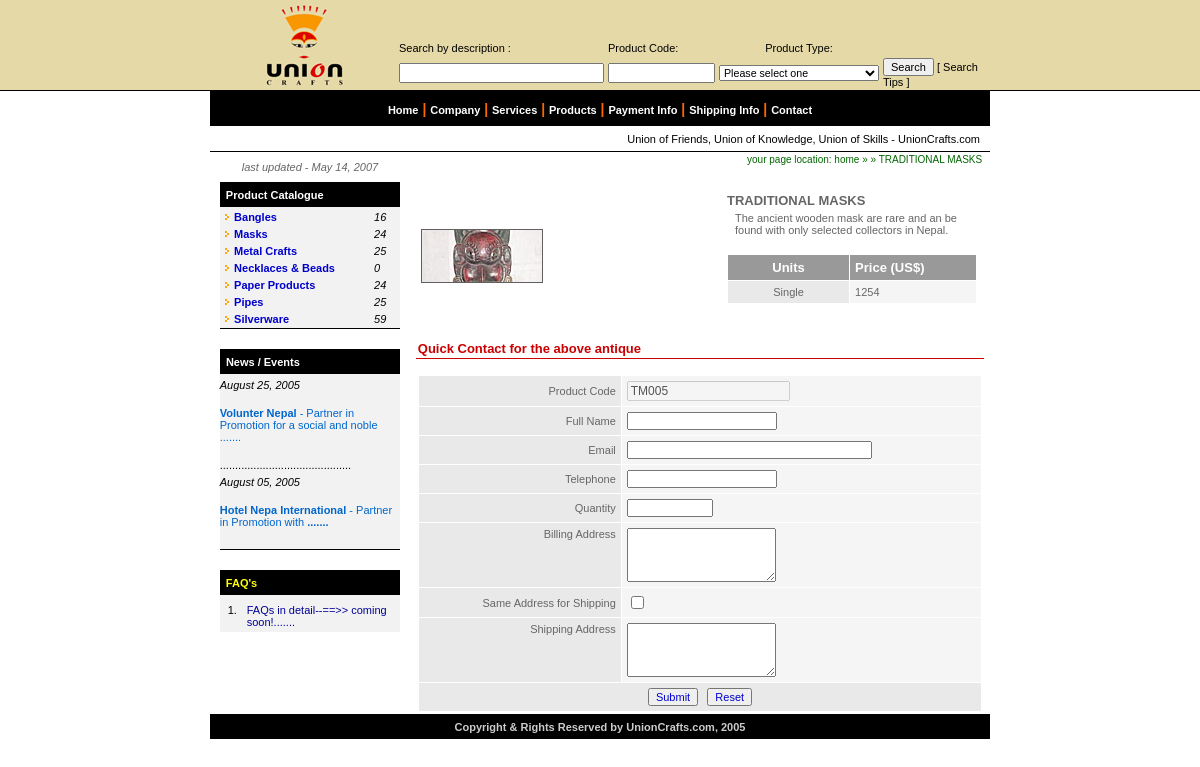
/antiques.php?product_id=TM005, run on the app's committed database.
### tables this page shows
CREATE TABLE IF NOT EXISTS `tbl_category` (
  `category_id` int(12) NOT NULL auto_increment,
  `cat_name` varchar(255) NOT NULL default '',
  `description` text NOT NULL,
  PRIMARY KEY  (`category_id`),
  UNIQUE KEY `category_id` (`category_id`),
  KEY `category_id_2` (`category_id`)
);

CREATE TABLE IF NOT EXISTS `tbl_news` (
  `news_id` int(12) NOT NULL auto_increment,
  `news_posted_on` date NOT NULL default '0000-00-00',
  `news_in_detail` text NOT NULL,
  PRIMARY KEY  (`news_id`),
  UNIQUE KEY `news_id` (`news_id`),
  KEY `news_id_2` (`news_id`)
);

CREATE TABLE IF NOT EXISTS `tbl_faq` (
  `faq_id` int(12) NOT NULL auto_increment,
  `question` text NOT NULL,
  `answer` text NOT NULL,
  PRIMARY KEY  (`faq_id`),
  UNIQUE KEY `faq_id` (`faq_id`),
  KEY `faq_id_2` (`faq_id`)
);

CREATE TABLE IF NOT EXISTS `tbl_showcase` (
  `product_id` int(12) NOT NULL auto_increment,
  `category_id` int(12) NOT NULL default '0',
  `product_name` varchar(255) NOT NULL default '',
  `prod_key` varchar(20) NOT NULL default '',
  `product_description` text NOT NULL,
  `single_unit_price` varchar(255) NOT NULL default '',
  `unit` varchar(50) NOT NULL default '',
  PRIMARY KEY  (`product_id`),
  UNIQUE KEY `product_id` (`product_id`),
  KEY `product_id_2` (`product_id`)
);

### antiques.php (the view, shortened to what this page needs)
<?php include("return_date.php");?>
<?php
	$product_id = $_GET['product_id'];
	$p_sql = "select * from tbl_showcase where prod_key='$product_id'";
	$p_result = mysql_query($p_sql) or die(mysql_error());
	$p_rs = mysql_fetch_array($p_result);
?>
<!DOCTYPE HTML PUBLIC "-//W3C//DTD HTML 4.01 Transitional//EN" "http://www.w3.org/TR/html4/loose.dtd">
<HTML><HEAD>
<link href="joras/myStyle.css" rel="stylesheet" type="text/css">
</HEAD>
<body>
<table width="100%"  border="0" align="center" cellpadding="0" cellspacing="0">
  <tr>
    <td><?php include("mast_head.php");?></td>
  </tr>
  <tr>
    <td><table width="780" border="0" align="center" cellpadding="0" cellspacing="0">
      <tr>
        <td><?php include("header.php");?></td>
      </tr>
      <tr>
        <td><table width="780"  border="0" align="center" cellpadding="0" cellspacing="0">
          <tr>
            <td width="200" valign="top"><table width="95%"  border="0" align="center" cellpadding="0" cellspacing="0">
			<?php
				$date_sql = "select * from tbl_last_updated";
				$date_result = mysql_query($date_sql) or die(mysql_error());
				$date_rs = mysql_fetch_array($date_result);
			?>
              <tr>
                <td height="30" align="center" bgcolor="#FFFFFF" class="smalldarkgrey"><em>last updated - <?=return_date($date_rs['date'])?></em></td>
              </tr>
              <tr>
                <td><?php include("product_category_list.php");?></td>
              </tr>
              <tr bgcolor="#F2F2F2">
                <td height="20" bgcolor="#FFFFFF"><spacer></spacer></td>
              </tr>
              <tr>
                <td><?php include("news_and_events_list.php");?></td>
              </tr>
              <tr bgcolor="#F2F2F2">
                <td height="20" bgcolor="#FFFFFF"><spacer></spacer></td>
              </tr>
              <tr>
                <td><?php include("faqs_list.php");?></td>
              </tr>
              <tr bgcolor="#F2F2F2">
                <td height="10" bgcolor="#FFFFFF"><spacer></spacer></td>
              </tr>
            </table>
              </td>
            <td valign="top"><table width="100%"  border="0" cellspacing="0" cellpadding="0">
              <tr>
                <td valign="top"><table width="98%"  border="0" align="center" cellpadding="2" cellspacing="0">
                  <tr>
                    <td align="right" class="smallgreen_a">your page location: <a href="index.php" class="smallgreen_a">home</a> &raquo;  &raquo; <?=$p_rs['product_name']?></td>
                  </tr>
                  <tr>
                    <td height="15"><spacer></spacer></td>
                  </tr>
                  <tr>
                    <td><table width="100%"  border="0" cellspacing="1" cellpadding="2">
                      <tr>
                        <td><img src="library/showcase/enlarge/<?=$p_rs['prod_key']?>.jpg" alt="<?=$p_rs['product_name']?>" class="txtbox_1"></td>
                        <td width="46%" valign="top"><table width="100%"  border="0" cellpadding="2" cellspacing="0">
                          <tr>
                            <td class="mediumdarkgrey"><strong>
                              <?=$p_rs['product_name']?>
                            </strong></td>
                          </tr>
                          <tr>
                            <td class="smalldarkgrey" style="padding-left:10px"><?=$p_rs['product_description']?></td>
                          </tr>
                          <tr>
                            <td height="10"><spacer></spacer></td>
                          </tr>
                          <tr>
                            <td><table width="100%"  border="0" cellspacing="1" cellpadding="5">
                              <tr bgcolor="#999999" class="mediumwhite">
                                <td width="49%" align="center"><strong>Units</strong></td>
                                <td width="51%" align="center"><div align="left"><strong>Price (US$)</strong></div></td>
                              </tr>
                              <tr class="smalldarkgrey">
                                <td align="center" bgcolor="#E9E9E9">Single</td>
                                <td bgcolor="#F5F5F5"><?=$p_rs['single_unit_price']?>
                                  <div align="left"></div></td>
                              </tr>
                            </table></td>
                          </tr>
                          <tr>
                            <td height="10"><spacer></spacer></td>
                          </tr>
                        </table></td>
                      </tr>
                    </table>                      </td>
                  </tr>
                  <tr>
                    <td height="10"><spacer></spacer></td>
                  </tr>
                  <tr>
                    <td class="mediumred"><strong>Quick Contact for the above antique </strong></td>
                  </tr>
                  <tr>
                    <td height="1" bgcolor="#CC0000" style="padding:0px"><spacer></spacer></td>
                  </tr>
                  <tr>
                    <td height="10"><spacer></spacer></td>
                  </tr>
                  <tr>
                    <td><form action="<?php print $_SERVER['PHP_SELF'];?>" method="post" name="quick_contact" id="quick_contact" onSubmit="return checkForm()">
                      <table width="100%"  border="0" cellspacing="1" cellpadding="5">
                        <tr bgcolor="#FFFFFF">
                          <td align="right" bgcolor="#E9E9E9" class="smalldarkgrey">Product Code</td>
                          <td bgcolor="#F5F5F5" class="smalldarkgrey"><input name="product_code" type="text" id="product_code" value="<?=$p_rs['prod_key']?>" disabled></td>
                        </tr>
                        <tr bgcolor="#FFFFFF">
                          <td align="right" bgcolor="#E9E9E9" class="smalldarkgrey">Full Name</td>
                          <td bgcolor="#F5F5F5"><input name="name" type="text" class="smalldarkgrey" id="name"></td>
                        </tr>
                        <tr bgcolor="#FFFFFF">
                          <td align="right" bgcolor="#E9E9E9" class="smalldarkgrey">Email</td>
                          <td bgcolor="#F5F5F5"><input name="email" type="text" class="smalldarkgrey" id="email" size="35"></td>
                        </tr>
                        <tr bgcolor="#FFFFFF">
                          <td align="right" bgcolor="#E9E9E9" class="smalldarkgrey">Telephone</td>
                          <td bgcolor="#F5F5F5"><input name="telephone" type="text" class="smalldarkgrey" id="telephone"></td>
                        </tr>
                        <tr bgcolor="#FFFFFF">
                          <td align="right" bgcolor="#E9E9E9" class="smalldarkgrey">Quantity</td>
                          <td bgcolor="#F5F5F5"><input name="quantity" type="text" class="smalldarkgrey" id="quantity" size="10"></td>
                        </tr>
                        <tr bgcolor="#FFFFFF">
                          <td align="right" valign="top" bgcolor="#E9E9E9" class="smalldarkgrey">Billing Address</td>
                          <td bgcolor="#F5F5F5"><textarea name="billing" rows="4" class="smalldarkgrey" id="billing"></textarea></td>
                        </tr>
                        <tr bgcolor="#FFFFFF">
                          <td align="right" bgcolor="#E9E9E9" class="smalldarkgrey">                            Same Address for Shipping </td>
                          <td bgcolor="#F5F5F5"><input name="is_billing" type="checkbox" class="smalldarkgrey" id="is_billing" onclick="return checkAddress();" value="checkbox"></td>
                        </tr>
                        <tr bgcolor="#FFFFFF">
                          <td align="right" valign="top" bgcolor="#E9E9E9" class="smalldarkgrey">Shipping Address</td>
                          <td bgcolor="#F5F5F5"><textarea name="shipping" rows="4" class="smalldarkgrey" id="shipping"></textarea></td>
                        </tr>
                        <tr align="center" bgcolor="#FFFFFF">
                          <td colspan="2" bgcolor="#E9E9E9" class="smalldarkgrey"><input name="Submit" type="submit" class="smallblue" value="Submit">&nbsp;&nbsp;                            <input name="Submit3" type="reset" class="smallblue" value="Reset"></td>
                          </tr>
                      </table>
                      </form></td>
                  </tr>
                </table></td>
                </tr>
            </table></td>
          </tr>
        </table></td>
      </tr>
    </table></td>
  </tr>
  <tr>
    <td><?php include("footer.php");?></td>
  </tr>
</table>
</BODY></HTML>

### return_date.php
<?php
	function return_date($date)
	{
		list($year,$month,$day) = explode("-",$date);
		echo date ("F d, Y", mktime(0,0,0,$month,$day,$year));
	}
?>

### product_category_list.php (shortened to what this page needs)
<table width="95%"  border="0" align="center" cellpadding="0" cellspacing="0" bgcolor="#F2F2F2">
<tr>
<td height="25" bgcolor="#000000" class="smallwhite"  style="padding-left:20"><strong>&nbsp;&nbsp;Product Catalogue</strong></td>
</tr>
<tr>
<td style="padding-left:8">
<table width="100%"  border="0" cellspacing="2" cellpadding="0">
<?php
	$cat_sql = "select * from tbl_category order by cat_name asc";
	$cat_result = mysql_query($cat_sql) or die(mysql_error());
	while ($cat_row = mysql_fetch_array($cat_result))
	{
		$count_sql = "select count(category_id) as count from tbl_product where category_id = '$cat_row[category_id]'";
		$count_result = mysql_query($count_sql) or die(mysql_error());
		$count_row = mysql_fetch_array($count_result);
?>
<tr>
  <td width="6%" align="center"><img src="images/arrow.gif" width="4" height="6"></td>
  <td width="80%" height="15"><a href="product_category.php?category_id=<?=$cat_row['category_id']?>" class="smallblue"><strong><?=$cat_row['cat_name']?></strong></a></td>
<td width="14%" class="smallblack"><em><?=$count_row['count']?></em></td>
<?php } ?>
</tr>
</table></td>
</tr>
<tr>
</tr>
</table>

### news_and_events_list.php (shortened to what this page needs)
<link href="joras/myStyle.css" rel="stylesheet" type="text/css">
<table width="95%"  border="0" align="center" cellpadding="0" cellspacing="0" bgcolor="#F2F2F2">
<tr>
<td height="25" bgcolor="#000000" class="smallwhite"  style="padding-left:20"><strong class="smallorange">&nbsp;&nbsp;<font color="#FFFFFF">News / Events</font></strong></td>
</tr>
<tr>
<td style="padding-left:10"><table width="100%"  border="0" cellspacing="0" cellpadding="0">
<tr>
<td height="5" class="smallblack"><spacer></spacer></td>
</tr>
<?php
	$news_list_sql = "select * from tbl_news order by news_posted_on desc limit 2";
	$news_result = mysql_query($news_list_sql) or die(mysql_error());
	$count = 0;
	while ($news_rs = mysql_fetch_array($news_result))
	{
?>
<tr>
<td class="smallblack"><em><?=return_date($news_rs['news_posted_on'])?></em></td>
</tr>
<tr>
<td><a href="news_in_detail.php?news_id=<?=$news_rs['news_id']?>" class="smalllightblue"><?=substr($news_rs['news_in_detail'], 0, 91);?>.......</a></td>
</tr>
<?php
	if ($count < 1)
	{
?>
<tr>
<td class="smallblack">...........................................</td>
</tr>
<?php } ?>
<tr>
<td height="5"><spacer></spacer></td>
</tr>
<?php
		$count++;
	}
?>
</table></td>
</tr>
<tr>
</tr>
</table>

### faqs_list.php
<table width="95%"  border="0" align="center" cellpadding="0" cellspacing="0" bgcolor="#F2F2F2">
<tr>
<td height="25" bgcolor="#000000"  style="padding-left:20"><font color="#FFFFFF"><strong class="smalllightyellow">&nbsp;&nbsp;FAQ's</strong></font></td>
</tr>
<tr>
<td style="padding-left:5"><table width="100%"  border="0" cellspacing="0" cellpadding="0">
<tr>
<td height="5" class="smallblack"><spacer></spacer></td>
</tr>
<tr>
<td>
<table width="100%"  border="0" cellspacing="2" cellpadding="2">
<?php
	$faqs_list_sql = "select * from tbl_faq order by faq_id desc limit 4";
	$faq_result = mysql_query($faqs_list_sql) or die(mysql_error());
	$count = 1;
	while ($faq_rs = mysql_fetch_array($faq_result))
	{
?>
<tr>
<td width="12%" align="center" valign="top" class="smallblack"><?=$count?>.</td>
<td width="88%" height="13"><a href="faqs.php#<?=$faq_rs['faq_id']?>" class="smallnavy"><?=substr($faq_rs['question'], 0, 48)?>.......</a></td>
</tr>
<?php
		$count++;
	}
?>
</table>
</td>
</tr>
</table></td>
</tr>
</table>

### data on the page
tbl_category: cat_name "Bangles", count "16"
tbl_category: cat_name "Masks", count "24"
tbl_category: cat_name "Metal Crafts", count "25"
tbl_category: cat_name "Necklaces & Beads", count "0"
tbl_category: cat_name "Paper Products", count "24"
tbl_category: cat_name "Pipes", count "25"
tbl_category: cat_name "Silverware", count "59"
tbl_news: year "August 25, 2005", news_in_detail "Volunter Nepal - Partner in Promotion for a social and noble"
tbl_news: year "August 05, 2005", news_in_detail "Hotel Nepa International - Partner in Promotion with"
tbl_faq: question "FAQs in detail--==>> coming soon!"
tbl_showcase: product_name "TRADITIONAL MASKS", prod_key (picture), product_description "The ancient wooden mask are rare and an be found with only selected collectors in Nepal.", single_unit_price "1254", product_code "TM005"

### other printed values
date ("F d, Y", mktime(0,0,0,$month,$day,$year)) "May 14, 2007"
